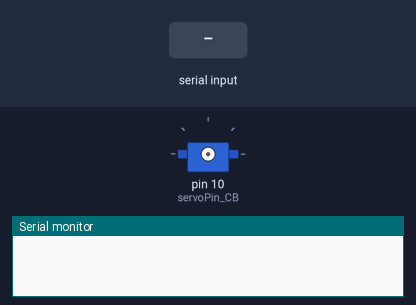
Simulated run of this sketch. Board: Arduino Uno, built with avr-gcc and run on an emulated ATmega328P. On the bench: servo, the last lines printed to the serial monitor. The test bench sets the inputs (shaded band).

Above: at 1.2 s.
1.3 s: "90,45\n" received over Serial
At 1.76 s:
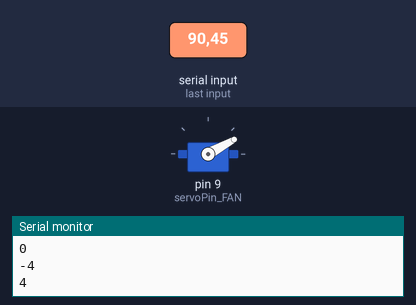
4.3 s: "30,150\n" received over Serial
At 4.45 s:
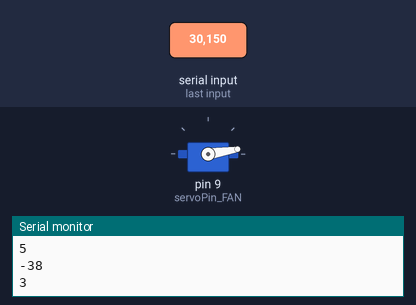
Timing chart, 0 to 9.1 s (numbered marks = the images above; inputs shaded):
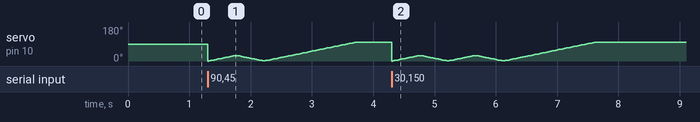

The sketch:

actuator_arduino.ino
```cpp
#include <SoftwareSerial.h>
#include <Servo.h>

int servoPin_LED = 8; //서보모터 8번 핀 지정 - LED 제어
int servoPin_FAN = 9; //서보모터 9번 핀 지정 - 환풍기 제어
int servoPin_CB = 10; //서보모터10번 핀 지정 - 컨베이어 벨트 제어

int angle = 90;
int signalNum = 0;

Servo servo;

void changeAngle(int startAngle, int endAngle, int motorNum);

void setup() {
  Serial.begin(115200);
}

void loop() {

  int signalNum = 0;

  if (Serial.available() > 0){
    char ch = Serial.read();
    signalNum = ch -'0';
    //signalNum = Serial.parseInt();
    Serial.println(signalNum);

    switch (signalNum) {
      case 1: //창고 LED ON
      Serial.println(signalNum);
        changeAngle(0,30, servoPin_LED);
        changeAngle(30,0, servoPin_LED);
        break;

      case 2: //창고 LED OFF5
        changeAngle(0,30, servoPin_LED);
        changeAngle(30,0, servoPin_LED);
        break;

      case 3: //환풍기 ON
        changeAngle(0,30, servoPin_FAN);
        changeAngle(30,0, servoPin_FAN);
        break;
      case 4: //환풍기 OFF
        changeAngle(0,30, servoPin_FAN);
        changeAngle(30,0, servoPin_FAN);
        break;
      case 5: //컨베이어 벨트 ON
        changeAngle(0, 100, servoPin_CB);
        break;
      case 6: //컨베이어 벨트 OFF
        changeAngle(90, 0, servoPin_CB);
        break;
    }
  }
}

void changeAngle(int startAngle, int endAngle, int motorNum){

  //서보모터 객체에 움직일 모터 정보 전달
  servo.attach(motorNum);
  //Serial.println(motorNum);

  if(startAngle < endAngle){
    for(angle = startAngle; angle < endAngle; angle++) {
      servo.write(angle);
      delay(15);
    }
  } else { // startAnlge > endAngle
    for(angle = startAngle; angle > endAngle; angle--) {
      servo.write(angle);
      delay(15);
    }
  }

}
```
